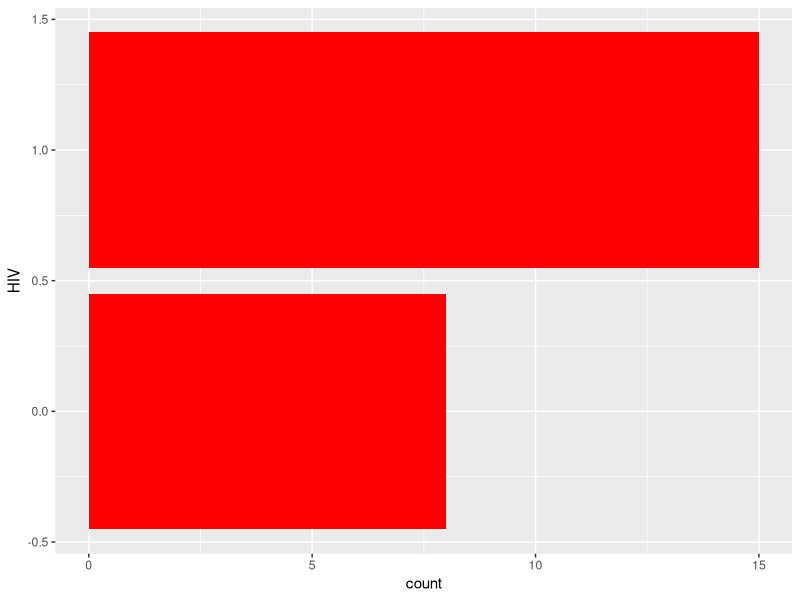

Recreate this plot in R.
library(readxl)
library(ggplot2)

dados = read_excel("Base Casos.xlsx")
dados

ggplot(dados, aes(y=HIV))+
  geom_bar(fill = "red")

